Frame 1 (no input): blank canvas, image omitted
Frame 60 (no input): blank canvas, image omitted
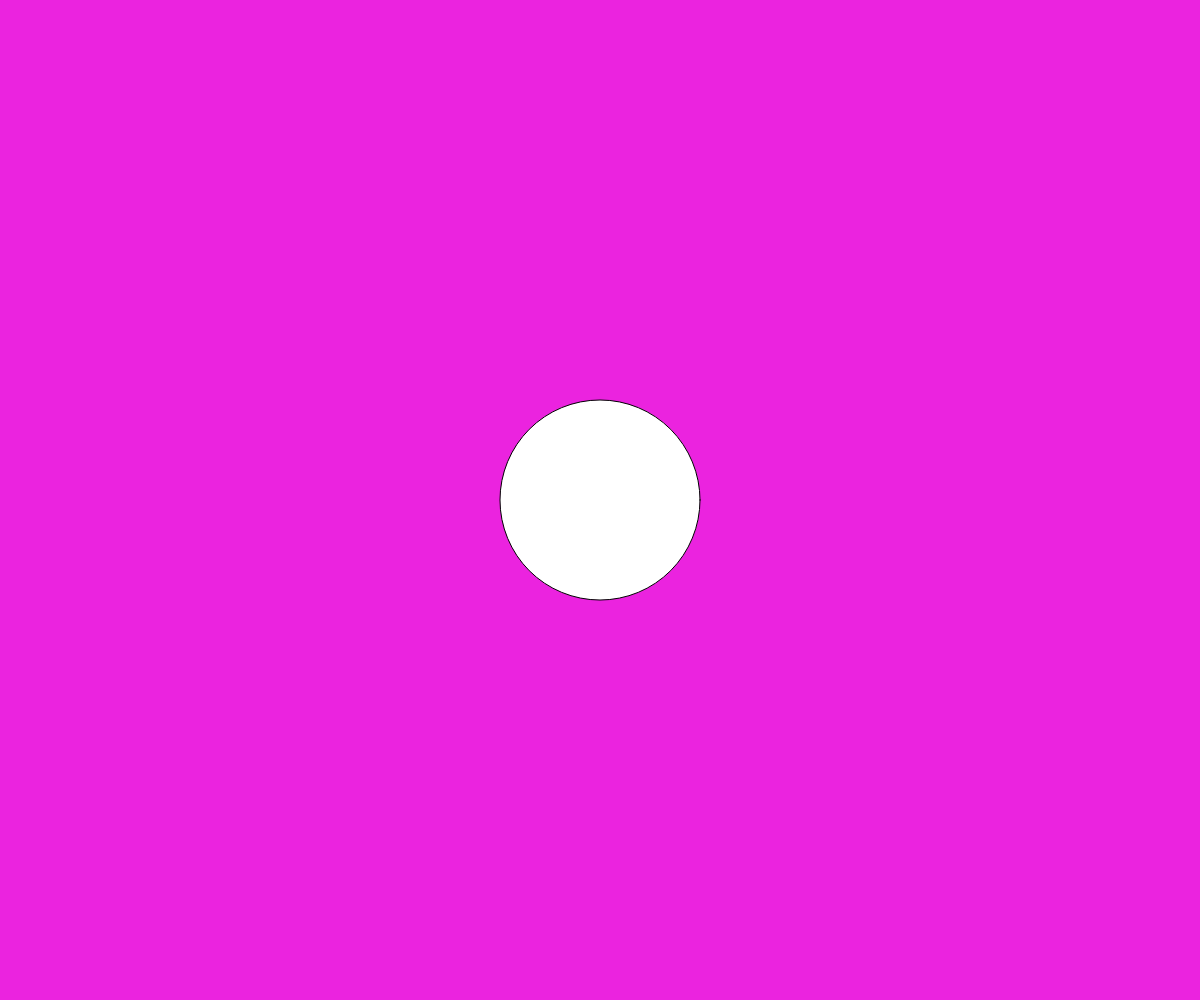
Frame 120 (the mouse pressed at the canvas centre since frame 60)

The p5.js sketch whose frames 1 and 60 were blank and that drew this single picture after the mouse press (run headless with seeded random() and noise() and a simulated clock; from frame 60 on, the mouse is pressed at the canvas centre):

// p5.js sketch
// ── sketch.js
function setup() {
  createCanvas(windowWidth, windowHeight);
}

function draw() {
  background(235,35,223);
  
circle(mouseX, mouseY, mouseX/3);
  
}
